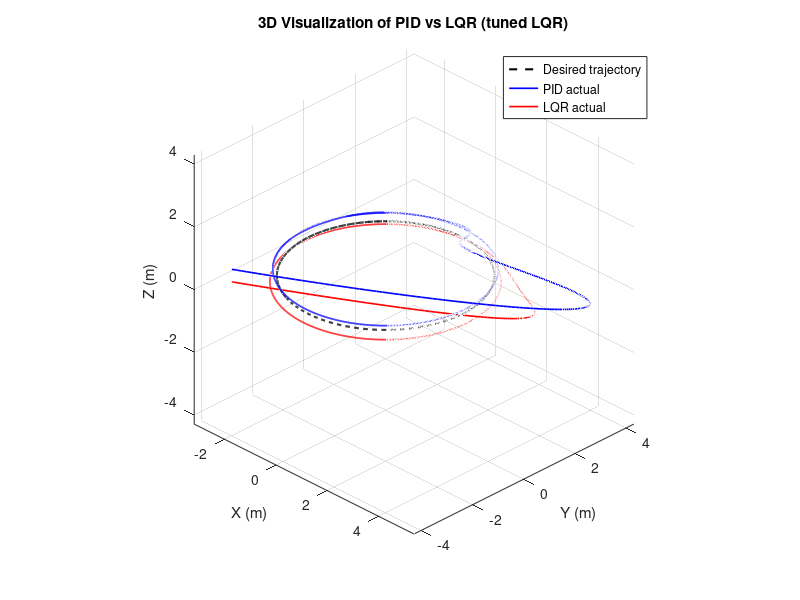

This chart was generated by the following MATLAB code:
% quadrotor_PID_vs_LQR_Tuned.m
% Compare PID vs improved LQR controller for planar quadrotor trajectory tracking.

clear; close all; clc;

%% Simulation parameters
dt      = 0.02;             % time step [s]
T_total = 40;               % total simulation time [s]
time    = 0:dt:T_total;

%% Trajectory selection
trajType = 'circle';        % 'circle' or 'square'
R        = 3;               % radius / half-side length [m]
v_ref    = 0.8;             % reference speed [m/s]

%% Plant (true) initial states for both
x_PID   = -R; y_PID   = -R;
vx_PID  = 0;  vy_PID  = 0;

x_LQR   = -R; y_LQR   = -R;
vx_LQR  = 0;  vy_LQR  = 0;

%% Controller: PID gains
Kp_xy = 2.0; Ki_xy = 0.05; Kd_xy = 1.0;
int_err_x_PID  = 0; prev_err_x_PID = 0;
int_err_y_PID  = 0; prev_err_y_PID = 0;

%% Controller: Improved LQR formulation for plant (x,y,vx,vy)
% Add integral error state to improve steady‐state tracking
% State vector: [ex; ey; vx; vy; int_ex; int_ey]
A_aug = [ 0 0 1 0 0 0;
          0 0 0 1 0 0;
          0 0 0 0 0 0;
          0 0 0 0 0 0;
          1 0 0 0 0 0;
          0 1 0 0 0 0 ];
B_aug = [ 0 0;
          0 0;
          1 0;
          0 1;
          0 0;
          0 0 ];
      
% Tuning Q and R
Q_aug = diag([50,50,5,5,20,20]);     % heavier on position error and integral error
R_aug = diag([1,1]);                 % moderate control effort penalty

K_LQR_aug = lqr(A_aug, B_aug, Q_aug, R_aug);

%% Storage for plotting
Xd = zeros(size(time)); Yd = zeros(size(time));
X_PID = zeros(size(time));  Y_PID = zeros(size(time));
X_LQR = zeros(size(time));  Y_LQR = zeros(size(time));

%% Initial error states for LQR
int_ex = 0; int_ey = 0;

for k = 1:length(time)
    t = time(k);
    % Desired trajectory
    switch trajType
        case 'circle'
            Xd(k) = R * cos((v_ref/R)*t);
            Yd(k) = R * sin((v_ref/R)*t);
        case 'square'
            period = 4*(2*R)/v_ref;
            tau    = mod(t,period);
            side_t = (2*R)/v_ref;
            if tau < side_t
                Xd(k) = -R + v_ref*tau;  Yd(k) = -R;
            elseif tau < 2*side_t
                Xd(k) =  R;              Yd(k) = -R + v_ref*(tau-side_t);
            elseif tau < 3*side_t
                Xd(k) =  R - v_ref*(tau-2*side_t); Yd(k) = R;
            else
                Xd(k) = -R;              Yd(k) = R - v_ref*(tau-3*side_t);
            end
        otherwise
            error('Unknown trajectory type');
    end
    
    %% PID controller step ---
    err_x_PID = Xd(k) - x_PID;
    err_y_PID = Yd(k) - y_PID;
    int_err_x_PID = int_err_x_PID + err_x_PID*dt;
    int_err_y_PID = int_err_y_PID + err_y_PID*dt;
    der_err_x_PID = (err_x_PID - prev_err_x_PID)/dt;
    der_err_y_PID = (err_y_PID - prev_err_y_PID)/dt;
    prev_err_x_PID = err_x_PID;
    prev_err_y_PID = err_y_PID;
    ux_PID = Kp_xy*err_x_PID + Ki_xy*int_err_x_PID + Kd_xy*der_err_x_PID;
    uy_PID = Kp_xy*err_y_PID + Ki_xy*int_err_y_PID + Kd_xy*der_err_y_PID;
    x_PID  = x_PID + vx_PID*dt;
    y_PID  = y_PID + vy_PID*dt;
    vx_PID = vx_PID + ux_PID*dt;
    vy_PID = vy_PID + uy_PID*dt;
    X_PID(k) = x_PID;
    Y_PID(k) = y_PID;
    
    %% LQR controller step ---
    % Compute error states for LQR
    ex = x_LQR - Xd(k);
    ey = y_LQR - Yd(k);
    int_ex = int_ex + ex*dt;
    int_ey = int_ey + ey*dt;
    state_LQR = [ ex; ey; vx_LQR; vy_LQR; int_ex; int_ey ];
    
    u_LQR = -K_LQR_aug * state_LQR;
    ux_LQR = u_LQR(1);
    uy_LQR = u_LQR(2);
    
    x_LQR  = x_LQR + vx_LQR*dt;
    y_LQR  = y_LQR + vy_LQR*dt;
    vx_LQR = vx_LQR + ux_LQR*dt;
    vy_LQR = vy_LQR + uy_LQR*dt;
    
    X_LQR(k) = x_LQR;
    Y_LQR(k) = y_LQR;
end

%% Performance metrics
err_x_PID = Xd - X_PID;   err_y_PID = Yd - Y_PID;
MAE_x_PID = mean(abs(err_x_PID));  MAE_y_PID = mean(abs(err_y_PID));
RMSE_x_PID = sqrt(mean(err_x_PID.^2)); RMSE_y_PID = sqrt(mean(err_y_PID.^2));

err_x_LQR = Xd - X_LQR;   err_y_LQR = Yd - Y_LQR;
MAE_x_LQR = mean(abs(err_x_LQR));  MAE_y_LQR = mean(abs(err_y_LQR));
RMSE_x_LQR = sqrt(mean(err_x_LQR.^2)); RMSE_y_LQR = sqrt(mean(err_y_LQR.^2));

fprintf('\n--- PID Controller Metrics ---\n');
fprintf('MAE (X,Y): %.4f, %.4f [m]\n', MAE_x_PID, MAE_y_PID);
fprintf('RMSE (X,Y): %.4f, %.4f [m]\n', RMSE_x_PID, RMSE_y_PID);

fprintf('\n--- LQR Controller Metrics (improved) ---\n');
fprintf('MAE (X,Y): %.4f, %.4f [m]\n', MAE_x_LQR, MAE_y_LQR);
fprintf('RMSE (X,Y): %.4f, %.4f [m]\n', RMSE_x_LQR, RMSE_y_LQR);

%% 3D Visualization
figure;
plot3(Xd, Yd, zeros(size(time)), 'k--','LineWidth',1.5); hold on;
plot3(X_PID, Y_PID, zeros(size(time))+0.2, 'b-','LineWidth',1.2);
plot3(X_LQR, Y_LQR, zeros(size(time))-0.2, 'r-','LineWidth',1.2);
xlabel('X (m)'); ylabel('Y (m)'); zlabel('Z (m)');
legend('Desired trajectory','PID actual','LQR actual');
title('3D Visualization of PID vs LQR (tuned LQR)');
grid on; axis equal;
view(45,30);
